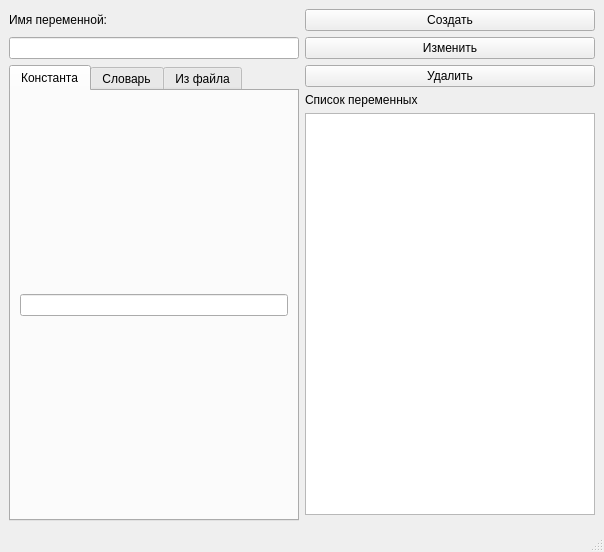
<?xml version="1.0" encoding="UTF-8"?>
<ui version="4.0">
 <class>MainWindow</class>
 <widget class="QMainWindow" name="MainWindow">
  <property name="geometry">
   <rect>
    <x>0</x>
    <y>0</y>
    <width>604</width>
    <height>552</height>
   </rect>
  </property>
  <property name="windowTitle">
   <string>MainWindow</string>
  </property>
  <widget class="QWidget" name="centralwidget">
   <layout class="QGridLayout" name="gridLayout">
    <item row="2" column="0" rowspan="4">
     <widget class="QTabWidget" name="tabWidget">
      <property name="currentIndex">
       <number>0</number>
      </property>
      <widget class="QWidget" name="">
       <attribute name="title">
        <string>Константа</string>
       </attribute>
       <layout class="QVBoxLayout" name="verticalLayout">
        <item>
         <widget class="QLineEdit" name="lineEdit_2">
          <property name="text">
           <string/>
          </property>
          <property name="placeholderText">
           <string extracomment="Значение"/>
          </property>
         </widget>
        </item>
       </layout>
      </widget>
      <widget class="QWidget" name="tab_2">
       <attribute name="title">
        <string>Словарь</string>
       </attribute>
       <layout class="QGridLayout" name="gridLayout_2">
        <item row="0" column="0" colspan="2">
         <widget class="QTableWidget" name="tableWidget">
          <property name="verticalScrollBarPolicy">
           <enum>Qt::ScrollBarAlwaysOn</enum>
          </property>
         </widget>
        </item>
       </layout>
      </widget>
      <widget class="QWidget" name="tab">
       <attribute name="title">
        <string>Из файла</string>
       </attribute>
       <widget class="QLabel" name="label_5">
        <property name="geometry">
         <rect>
          <x>40</x>
          <y>160</y>
          <width>75</width>
          <height>16</height>
         </rect>
        </property>
        <property name="text">
         <string>Номер столбца</string>
        </property>
       </widget>
       <widget class="QSpinBox" name="spinBox">
        <property name="geometry">
         <rect>
          <x>40</x>
          <y>180</y>
          <width>171</width>
          <height>20</height>
         </rect>
        </property>
        <property name="minimum">
         <number>1</number>
        </property>
        <property name="maximum">
         <number>1000</number>
        </property>
        <property name="value">
         <number>1</number>
        </property>
       </widget>
      </widget>
     </widget>
    </item>
    <item row="0" column="0">
     <widget class="QLabel" name="label">
      <property name="text">
       <string>Имя переменной:</string>
      </property>
     </widget>
    </item>
    <item row="1" column="0">
     <widget class="QLineEdit" name="lineEdit"/>
    </item>
    <item row="3" column="2">
     <widget class="QLabel" name="label_2">
      <property name="text">
       <string>Список переменных</string>
      </property>
     </widget>
    </item>
    <item row="0" column="2">
     <widget class="QPushButton" name="pushButton">
      <property name="text">
       <string>Создать</string>
      </property>
     </widget>
    </item>
    <item row="2" column="2">
     <widget class="QPushButton" name="pushButton_2">
      <property name="text">
       <string>Удалить</string>
      </property>
     </widget>
    </item>
    <item row="1" column="2">
     <widget class="QPushButton" name="pushButton_3">
      <property name="text">
       <string>Изменить</string>
      </property>
     </widget>
    </item>
    <item row="4" column="2">
     <widget class="QListWidget" name="listWidget"/>
    </item>
   </layout>
  </widget>
  <widget class="QMenuBar" name="menubar">
   <property name="geometry">
    <rect>
     <x>0</x>
     <y>0</y>
     <width>604</width>
     <height>21</height>
    </rect>
   </property>
  </widget>
  <widget class="QStatusBar" name="statusbar"/>
 </widget>
 <resources/>
 <connections/>
</ui>
